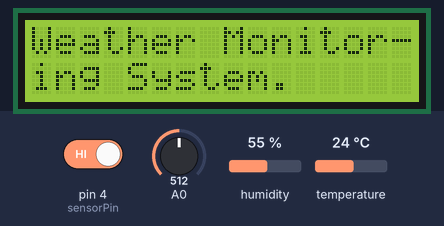
This sketch was run on a simulated Arduino Uno, built with avr-gcc and run on an emulated ATmega328P. Shown: 16×2 character LCD. The test bench sets the inputs (shaded band); at power-on: pin 4 (sensorPin) HIGH, humidity 55 %, A0 = 512, temperature 24 °C. What the sketch prints to the serial monitor is not drawn.

Above: at 1.2 s.
1.3 s: pin 4 (sensorPin) driven LOW
At 14.2 s:
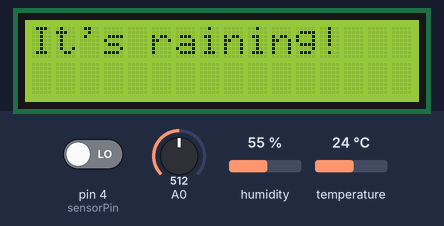
15.3 s: pin 4 (sensorPin) driven HIGH
At 28.2 s:
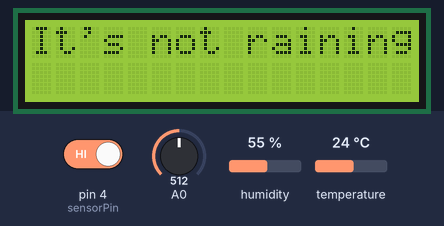
29.3 s: humidity set to 22 %
At 38.4 s:
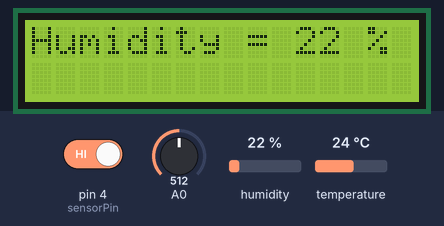
38.9 s: A0 set to 716
At 41.3 s:
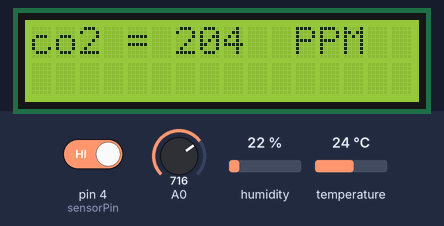
46.2 s: temperature set to 12 °C
At 49.5 s:
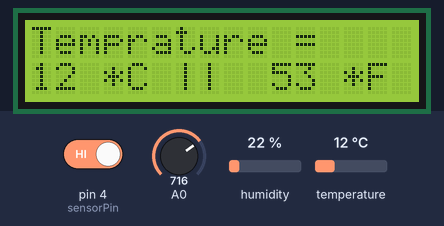
53.6 s: A0 set to 900
At 55.4 s:
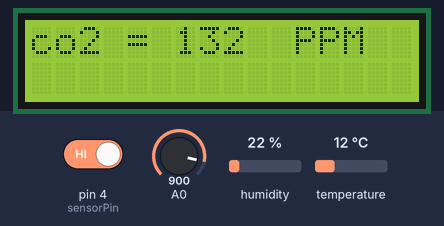
Timing chart, 0 to 56.9 s (numbered marks = the images above; inputs shaded):
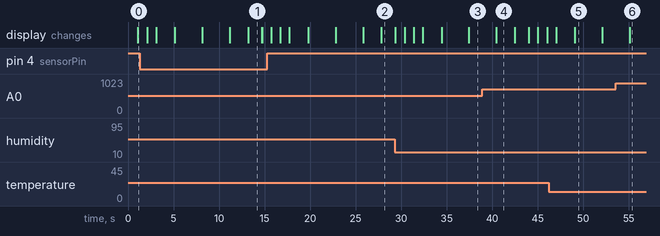

The sketch:

Arduino.ino
```cpp
#include <SimpleDHT.h>
#include <LiquidCrystal_I2C.h>
#include <SoftwareSerial.h>

#include <ArduinoJson.h>


LiquidCrystal_I2C lcd(0x3F,16,2);

StaticJsonDocument<200> doc;

//Pin
int pinDHT11 = 2;
int sensorPin = 4;


//Initialisation of Sensor
byte temp = 0;
byte hum = 0;
byte gas = 0;
byte tempF = 0;


void setup() {
  // lcd.init();
  lcd.begin();
  lcd.backlight();
  // Initialize serial communication at 115200 baud
  Serial.begin(115200);

}

void loop() {
  int sensorValue = digitalRead(sensorPin);

if (sensorValue == LOW) {

    Serial.println("It's raining!");
  } else {
    Serial.println("It's not raining");
  }
   lcdd();
  //Obtain Temp, Hum and Moisture data
  dht11_sensor();


  // Clear the document and add the sensor data
  doc.clear();
  doc["humidity"] = hum;
  doc["temperature"] = temp;
  doc["co2"] = (gas,DEC);
  doc["tempF"] = tempF;
   if (sensorValue == LOW) {

  doc["rain"] = true;
   }
   else{
     doc["rain"] = false;
   }


  // Serialize JSON document
  String jsonString;
  serializeJson(doc, jsonString);

  // Send JSON message over serial
  Serial.println(jsonString);

  // Wait for a bit before sending the next message

}

void dht11_sensor() {
  SimpleDHT11 dht11(2);
  int err = SimpleDHTErrSuccess;
  if ((err = dht11.read(&temp, &hum, NULL)) != SimpleDHTErrSuccess) {
    Serial.print("Read DHT11 failed, err=");
    Serial.print(SimpleDHTErrCode(err));
    Serial.print(",");
    Serial.println(SimpleDHTErrDuration(err));
    delay(1000);

    lcd.clear();
    lcd.setCursor(0,0);
    lcd.print("Error DTH");
    delay(3000);

    return;
  }
  else{
    lcd.clear();
    lcd.setCursor(0, 0);
    lcd.print("Temprature = ");
    lcd.setCursor(0, 1);
    lcd.print(temp);
    lcd.print(" *C ||  ");
    tempF = (temp * 9/5) + 32;
    lcd.print(tempF);
    lcd.print(" *F");
    delay(3000);
    lcd.clear();
    lcd.setCursor(0,0);
    lcd.print("Humidity = ");
    lcd.print(hum);
    lcd.print(" %");
    delay(3000);

    Serial.print("Temprature(C) = ");
    Serial.println(temp);
    Serial.print("Humidity = ");
    Serial.println(hum);
    Serial.print("Temprature(F) = ");
    Serial.println(tempF);


  }
  gas = analogRead(0);
  Serial.print("co2 = ");
  Serial.println(gas,DEC);

  lcd.clear();
  lcd.setCursor(0, 0);
  lcd.print("co2 = ");
  lcd.println(gas,DEC);
  lcd.print("PPM");
  delay(2000);

int sensorValue = digitalRead(sensorPin);
 if (sensorValue == LOW) {
  doc["rain"] = true;
  lcd.clear();
  lcd.setCursor(0, 0);
  lcd.print("It's raining!");
  delay(1500);
  lcd.clear();
   }
   else{
     doc["rain"] = false;
       lcd.clear();
  lcd.setCursor(0, 0);
  lcd.print("It's not raining!");
  delay(1500);
  lcd.clear();
   }
   return;


}
  void lcdd(){


  lcd.clear();
    lcd.setCursor(0, 0);
    lcd.print("Weather Monitor-");
    lcd.setCursor(0,1);
    lcd.print("ing System");

    delay(1000);
    lcd.print(".");
    delay(1000);
    lcd.print(".");
    delay(1000);
   lcd.print(".");
   delay(2000);

  }
```

Measured:
- after the input at 1.3 s, the display: first differs from a run without the input after 11.9 s (image 1)
- after the input at 15.3 s, the display: first differs from a run without the input after 12.5 s (image 2)
- what the display in image 1 shows lasts 1.5 s, from 13.2 s to 14.7 s
- what the display in image 4 shows lasts 2.0 s, from 40.5 s to 42.5 s
- what the display in image 5 shows lasts 3.0 s, from 49.1 s to 52.1 s
